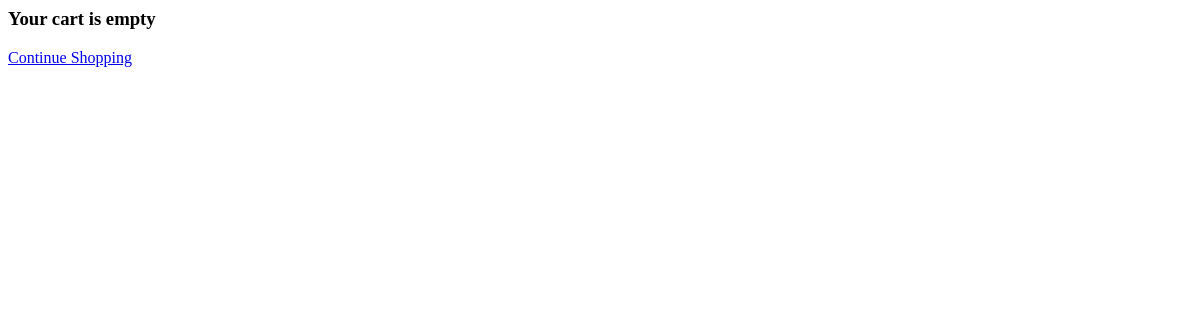
Page /order/checkout/1/ (signed in) on the earlier database version.
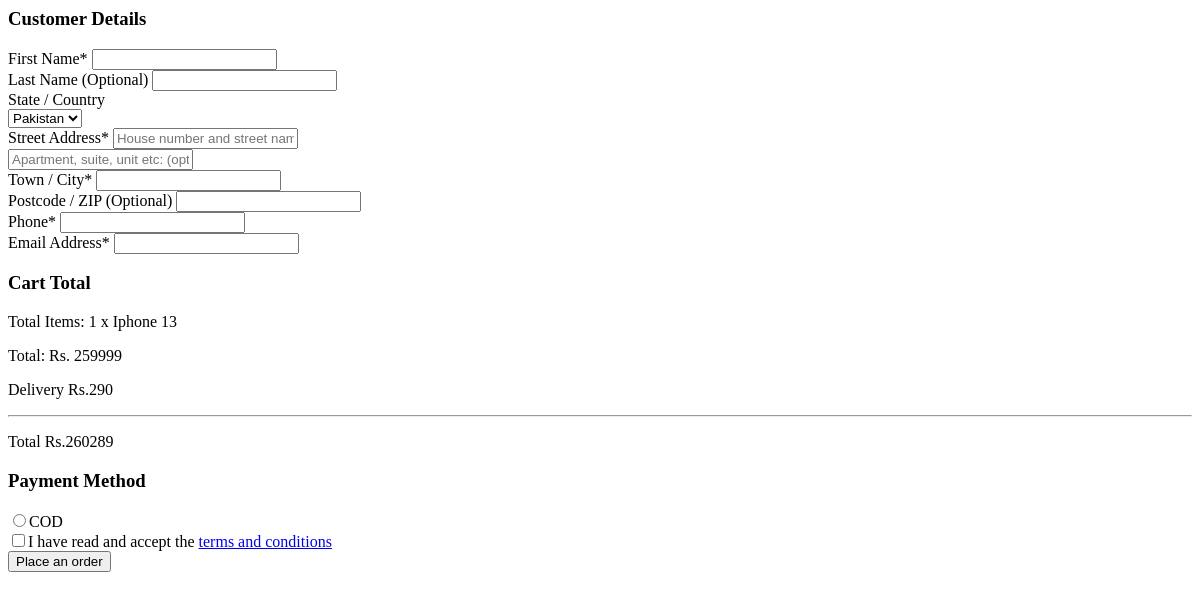
Same page on the later database version.
### cart/models.py (models this page shows, shortened)
class CartItem(models.Model):
    cart = models.ForeignKey(Cart, related_name='items', on_delete=models.CASCADE)
    product = models.ForeignKey(Product, on_delete=models.CASCADE)
    quantity = models.PositiveIntegerField(default=1)
    added_at = models.DateTimeField(auto_now_add=True)
    installment_plan = models.CharField(max_length=50, blank=True, null=True)
    def total_price(self):
        return self.quantity * self.product.price

### products/models.py (models this page shows, shortened)
class Product(models.Model):
    name = models.CharField(max_length=100)
    photo = models.ImageField(upload_to='products_images')
    price = models.IntegerField()
    details = models.TextField()
    category = models.ForeignKey(Category, on_delete=models.CASCADE)
    date = models.DateTimeField(auto_now_add=True)
    inventory = models.IntegerField(default=1)
    delivery_fee = models.IntegerField(default=290)
    down_payment_3_months = models.FloatField(default=30.0)
    down_payment_6_months = models.FloatField(default=20.0)
    down_payment_9_months = models.FloatField(default=15.0)
    down_payment_12_months = models.FloatField(default=10.0)
    fee_3_months = models.FloatField(default=10.0)
    fee_6_months = models.FloatField(default=15.0)
    fee_9_months = models.FloatField(default=20.0)
    fee_12_months = models.FloatField(default=30.0)

### order/views.py (the view)
# urls.py: path('checkout/<int:user_id>/', views.checkout, name='checkout'),
@login_required(login_url='account:signin')
def checkout(request, user_id):
    user = get_object_or_404(User, id=user_id)
    product = Product.objects.get(pk=user_id)
    cart, created = Cart.objects.get_or_create(user=user)
    cart_items = cart.items.all()
    cart_is_empty = cart_items.count() == 0
    subtotal = sum(item.total_price() for item in cart_items)
    total = product.delivery_fee + subtotal  # Add delivery charges
    if request.method == 'POST':
        form = CheckoutForm(request.POST)
        if form.is_valid():
            firstname = form.cleaned_data['firstname']
            lastname = form.cleaned_data['lastname']
            shipping_address = f"{form.cleaned_data['streetaddress']} {form.cleaned_data['apartment']}, {form.cleaned_data['towncity']}, {form.cleaned_data['postcodezip']}"
            payment_method = form.cleaned_data['payment_method']
            installment_plan = form.cleaned_data['payment_method']
            order = Order.objects.create(
                user=user,
                cart=cart,
                total_price=total,
                shipping_address=shipping_address,
                payment_method=payment_method,
                installment_plan="installment_plan",
                created_at=timezone.now(),
                updated_at=timezone.now(),
                is_paid=False,
            )
            order.save()
            for item in cart_items:
                OrderItem.objects.create(
                    order=order,
                    product=item.product,
                    quantity=item.quantity,
                    price=item.product.price
                )
            for item in cart_items:
                product = item.product
                product.inventory -= item.quantity
                product.save()
            cart.items.all().delete()  # Clear the cart
            messages.success(request, 'Order placed successfully!')
            print("order placed")
            return redirect('order:order_summary', order_id=order.id)
    else:
        form = CheckoutForm()
    return render(request, 'order/checkout.html', {
        'form': form,
        'cart_is_empty': cart_is_empty,
        'cart_items': cart_items,
        'subtotal': subtotal,
        'total': total,
        'product_delivery_fee':product.delivery_fee,
    })

### order/forms.py (shortened to what this page needs)
class CheckoutForm(forms.Form):
    firstname = forms.CharField(max_length=100)
    lastname = forms.CharField(max_length=100)
    streetaddress = forms.CharField(max_length=255)
    apartment = forms.CharField(max_length=255, required=False)
    towncity = forms.CharField(max_length=100)
    postcodezip = forms.CharField(max_length=20)
    phone = forms.CharField(max_length=20)
    emailaddress = forms.EmailField()
    payment_method = forms.ChoiceField(choices=[
        ('COD', 'Cash on Delivery'),
        ('JazzCash', 'JazzCash'),
    ])
    installment_plan = forms.ModelChoiceField(queryset=InstallmentPlan.objects.all(), required=False)

### order/templates/order/checkout.html (shortened to what the changed rows need)
{% load static %}
{% block content %}
<section class="ftco-section">
    <div class="container">
        <div class="row justify-content-center">
            <div class="col-xl-7 ftco-animate">
                {% if cart_is_empty %}
                <h3>Your cart is empty</h3>
                <a href="{% url 'products:category_list' %}" class="btn btn-primary">Continue Shopping</a>
                {% else %}
                <form action="{% url 'order:checkout' user.id %}" class="billing-form" method="POST">
                    <h3 class="mb-4 billing-heading">Customer Details</h3>
                    <div class="row align-items-end">
                        <div class="col-md-6">
                            <div class="form-group">
                                <label for="firstname">First Name*</label>
                                <input type="text" class="form-control" placeholder="" name="firstname" required>
                            </div>
                        </div>
                        <div class="col-md-6">
                            <div class="form-group">
                                <label for="lastname">Last Name (Optional)</label>
                                <input type="text" class="form-control" placeholder="" name="lastname">
                            </div>
                        </div>
                        <div class="col-md-12">
                            <div class="form-group">
                                <label for="country">State / Country</label>
                                <div class="select-wrap">
                                    <select name="country" id="country" class="form-control">
                                        <option value="Pakistan">Pakistan</option>
                                    </select>
                                </div>
                            </div>
                        </div>
                        <div class="col-md-6">
                            <div class="form-group">
                                <label for="streetaddress">Street Address*</label>
                                <input type="text" class="form-control" name="streetaddress"
                                    placeholder="House number and street name" required>
                            </div>
                        </div>
                        <div class="col-md-6">
                            <div class="form-group">
                                <input type="text" class="form-control" name="apartment"
                                    placeholder="Apartment, suite, unit etc: (optional)">
                            </div>
                        </div>
                        <div class="col-md-6">
                            <div class="form-group">
                                <label for="towncity">Town / City*</label>
                                <input type="text" name="towncity" class="form-control" placeholder="" required>
                            </div>
                        </div>
                        <div class="col-md-6">
                            <div class="form-group">
                                <label for="postcodezip">Postcode / ZIP (Optional)</label>
                                <input type="text" name="postcodezip" class="form-control" placeholder="">
                            </div>
                        </div>
                        <div class="col-md-6">
                            <div class="form-group">
                                <label for="phone">Phone*</label>
                                <input type="text" name="phone" class="form-control" placeholder="" required>
                            </div>
                        </div>
                        <div class="col-md-6">
                            <div class="form-group">
                                <label for="emailaddress">Email Address*</label>
                                <input type="email" name="emailaddress" class="form-control" placeholder="" required>
                            </div>
                        </div>
                    </div>
            </div>
            <div class="col-xl-5">
                <div class="row mt-5 pt-3">
                    <div class="col-md-12 d-flex mb-5">
                        <div class="cart-detail cart-total p-3 p-md-4">
                            <h3 class="billing-heading mb-4">Cart Total</h3>
                            <span>Total Items: </span>
                            <span>
                                {% for item in cart_items %}
                                    {{ item.quantity }} x {{ item.product.name }}{% if not forloop.last %}, {% endif %}
                                {% endfor %}
                            </span>
                            <p class="d-flex">
                                <span>Total: </span>
                                <span>Rs. {{ subtotal }}</span>
                            </p>
                            <p class="d-flex">
                                <span>Delivery</span>
                                <span>Rs.{{product_delivery_fee}}</span>
                            </p>
                            <hr>
                            <p class="d-flex total-price">
                                <span>Total</span>
                                <span>Rs.{{total}}</span>
                            </p>
                        </div>
                    </div>
                    <div class="col-md-12">
                        <div class="cart-detail p-3 p-md-4">
                            <h3 class="billing-heading mb-4">Payment Method</h3>
                            <div class="form-group">
                                <div class="col-md-12">
                                    <div class="radio">
                                        <label><input type="radio" name="payment_method" value="COD" class="mr-2" required>COD</label>
                                    </div>
                                </div>
                            </div>
                            <div class="form-group">
                                <div class="col-md-12">
                                    <div class="checkbox">
                                        <label><input type="checkbox" value="" class="mr-2" required>I have read and accept the <a href="#">terms and conditions<a/></label>
                                    </div>
                                </div>
                            </div>
                            <button type="submit" class="btn btn-primary py-3 px-4">Place an order</button>
                        </div>
                    </div>
                </div>
            </div>
            {% endif %}
        </div>
    </div>
</section>
{% endblock %}

Differences in the rows shown:
added CartItem: quantity "1", product.name "Iphone 13"
Other differences:
form field country: (not shown) → "Pakistan"
{{ subtotal }}: (not shown) → "259999"
{{ product_delivery_fee }}: (not shown) → "290"
{{ total }}: (not shown) → "260289"
form field payment_method: (not shown) → "☐ COD"
form field value: (not shown) → "☐"
text no longer shown: "Your cart is empty Continue Shopping"
text now shown: "Customer Details First Name* Last Name (Optional) State / Country Street Address* Town / City* Postcode / ZIP (Optional) Phone* Email Address* Cart Total Total Items: Total: Rs. Delivery Rs. Total Rs. Payment Method COD I have read and accept the terms and conditions Place an order"
